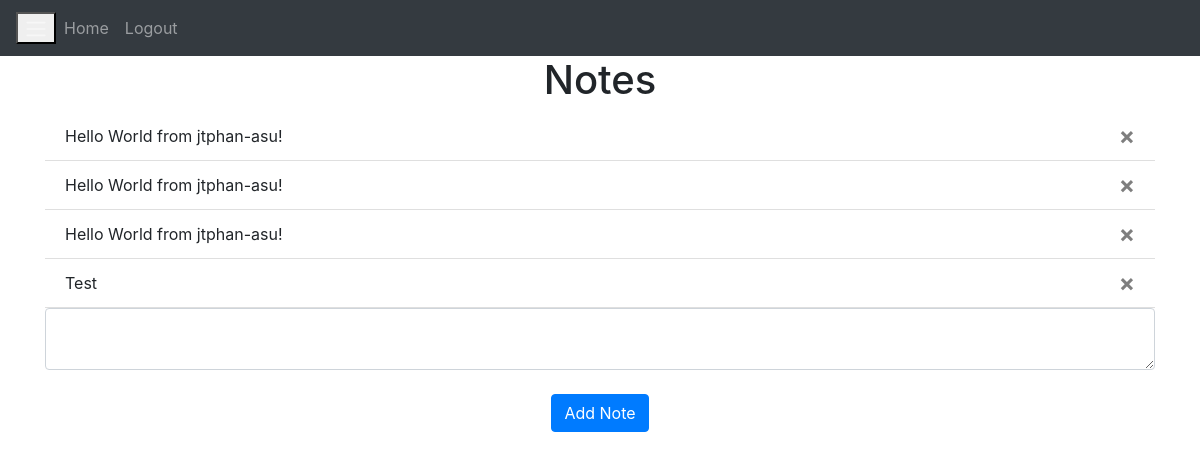
The app's page / (signed in) with its own data.
### website/models.py (models this page shows)
class Note(db.Model):
    id = db.Column(db.Integer, primary_key=True)
    data = db.Column(db.String(10000))
    date = db.Column(db.DateTime(timezone=True), default=func.now())
    user_id = db.Column(db.Integer, db.ForeignKey('user.id'))

### website/views.py (the view, shortened to what this page needs)
@views.route('/', methods=['GET', 'POST'])
@login_required
def home():
    return render_template("home.html", user=current_user)

### website/__init__.py (called while the page is built)
def create_app():
    app = Flask(__name__)
    app.config['SECRET_KEY'] = 'hjshjhdjah kjshkjdhjs'
    app.config['SQLALCHEMY_DATABASE_URI'] = f'sqlite:///{DB_NAME}'
    db.init_app(app)
    from .views import views
    from .auth import auth
    app.register_blueprint(views, url_prefix='/')
    app.register_blueprint(auth, url_prefix='/')
    from .models import User, Note
    with app.app_context():
        db.create_all()
    login_manager=LoginManager()
    login_manager.login_view = 'auth.login'
    login_manager.init_app(app)
    @login_manager.user_loader
    def load_user(id):
        return User.query.get(int(id))
    return app

### website/templates/home.html (shortened to what this page needs)
{% extends "base.html" %}
{% block content %}
<h1 align="center">
Notes
</h1>
<ul class="list-group list-group-flush" id="notes">
    {% for note in user.notes %}
    <li class="list-group-item">
        {{ note.data }}
    <button type="button" class="close" onClick="deleteNote({{ note.id }})">
      <span aria-hidden="true">&times;</span>
    </button>
    </li>
    {% endfor %}
</ul>
<form method="POST">
    <textarea name="note" id="note" class="form-control"></textarea>
    <br />
    <div align="center">
      <button type="submit" class="btn btn-primary">Add Note</button>
    </div>
  </form>
  {% endblock %}

### records on screen
Note: data "Hello World from jtphan-asu!"
Note: data "Hello World from jtphan-asu!"
Note: data "Hello World from jtphan-asu!"
Note: data "Test"
